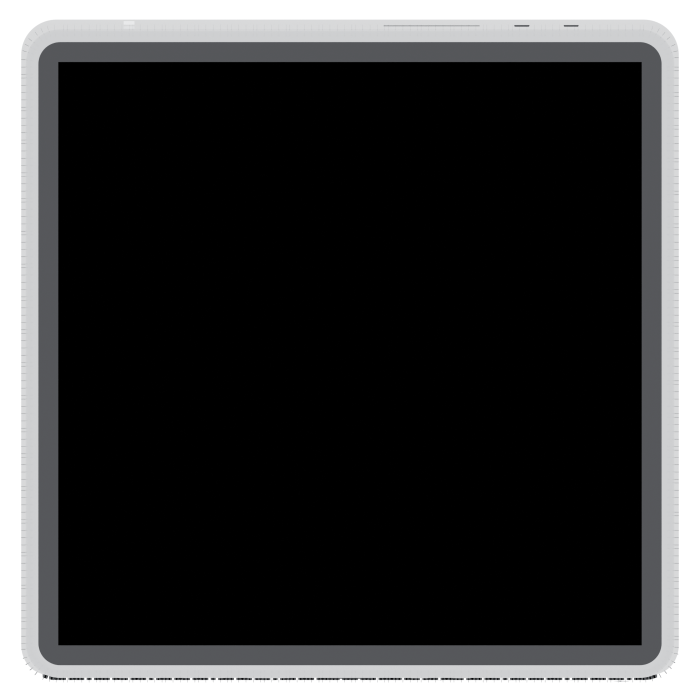
#> input picture renders/ortho/bottom.png, 1400 x 1400 px, given in place of apple_hw_back.jpg, which was not available (shown at 1/2 size)
$ python glyph_sheet.py
#> lines starting #> are read from the running program, lines starting #| are printed output that depends on the picture; after the words box and inside, x2 and y2 are one past the last pixel; in counts of white or black regions, pixels touching at a corner belong together; pictures that were not available may be replaced by others from this repository, and a replacement may not be noted
### tools/verify_spec.py
#!/usr/bin/env python3
"""Measure every panel feature from the Apple photos and diff it against the spec.

This is the acceptance test for the model. It is not a report: it exits
non-zero if any measured feature is more than `tol` mm from what
blender/mac_studio_spec.py claims, so a regression in the model cannot pass
silently.

Calibration, which everything else rests on
-------------------------------------------
* scale comes from the chassis WIDTH (197 mm), never from the height;
* the chassis box is 197:95, so the pixel height follows from the pixel width;
* the top edge is the strongest brightness gradient in the first 3% of the
  frame - in the rear shot the strongest edge up there is the top of the
  perforated field, not the top of the machine, so an unrestricted search
  picks the wrong line by 4 mm;
* the x origin is then VERIFIED, not assumed: the perforated field is a
  rectangle centred on the machine, and this measures its centre to land on
  98.50 mm from the left edge. Anything other than a few tenths of a
  millimetre means the origin is wrong and every x below is wrong with it.

Two bugs this replaced are worth naming, because both produced numbers that
looked entirely self-consistent:

* a component pass reported columns relative to its cropped window without
  adding the window origin back, shifting every connector 7.9 mm toward the
  centre while leaving all the gaps between them correct;
* mm/px was derived from a detected height that included the contact shadow,
  inflating every vertical measurement by 1.1%.
"""
import math
import os
import sys

import numpy as np
from PIL import Image

HERE = os.path.dirname(os.path.abspath(__file__))
ROOT = os.path.abspath(os.path.join(HERE, ".."))
sys.path.insert(0, os.path.join(ROOT, "blender"))
REF = os.path.join(ROOT, "reference")

import mac_studio_spec as S   # noqa: E402
from compare_render import (otsu, largest_blob_fraction, autocorr_peak,
                            stagger_fraction, row_pitch_profile)  # noqa: E402

W_MM, H_MM = 197.0, 95.0
# Tolerance is stated in millimetres, which is the unit the photographs can
# actually resolve. It must be converted for anything reported in centimetres:
# leaving TOL at 0.9 and comparing it against centimetre values silently widens
# the gate to 9 mm, which is wider than the error this file exists to catch.
TOL_MM = 0.9
TOL_CM = TOL_MM / 10.0
SHOTS = {
    "front": dict(file="apple_static_front.jpg", width_px=1392, x0=4, y0=6),
    "rear": dict(file="apple_hw_back.jpg", width_px=1305, x0=4, y0=6),
}


def load(kind):
#> called with kind = 'rear'
    s = SHOTS[kind]
    g = np.asarray(Image.open(os.path.join(REF, s["file"])).convert("L"),
                   dtype=np.float32)
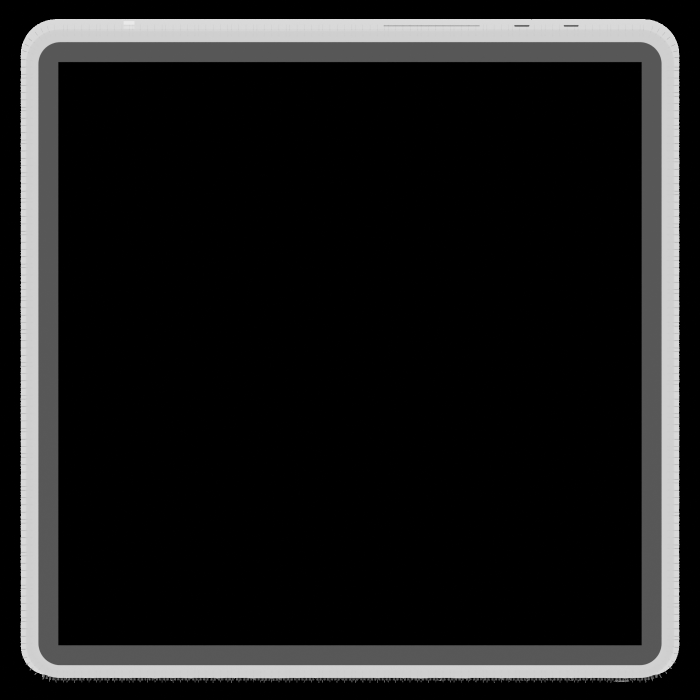
#> g: shape (1400, 1400) float32 (shown at 1/2 size); min 0, max 234, mean 28.1
    s["sx"] = W_MM / s["width_px"]
    s["g"] = g
    return s


# [28 lines left out: function components, not called in this run]


class Check(object):
    # [11 lines left out: functions __init__, mm_x, not called in this run]

    def mm_top(self, row):
        return (row - self.s["y0"]) * self.s["sx"]

    def z_cm(self, row):
        return (H_MM - self.mm_top(row)) / 10.0

    # [536 lines left out: functions add, emit, check_chassis, check_rear, measure_led, check_band and 8 more, not called in this run]


# [2 lines that do not run on import are left out]

### tools/compare_render.py
#!/usr/bin/env python3
"""Offline renderer + comparison harness for the Mac Studio model.

Why this exists
---------------
Blender cannot start in this environment: it crashes inside Metal's GPU backend
detection before any Python runs, so `build_mac_studio.py` cannot be executed
here. Rather than verify the model by reading the code back, this renders the
model's geometry directly from the SAME spec module the Blender build imports
(blender/mac_studio_spec.py) and lays it beside Apple's photograph.

That is a stronger check than eyeballing a Cycles render anyway: both images
are reduced to a common chassis box, so anything that differs is a real
difference in the model rather than a framing or lens difference.

Method
------
Signed-distance-field ray march, orthographic, one view per elevation. The
perforations are not marched — at a 1.57 mm pitch there are ~3,300 holes on the
rear field alone and marching them is hopeless. Instead the recessed floor is
detected from the hit point and the regular lattice is evaluated in 2-D at the
hit, which is what the eye actually reads.

Usage:
    python3 tools/compare_render.py front rear
    python3 tools/compare_render.py all
"""
import math
import os
import sys
import time

import numpy as np
from PIL import Image

HERE = os.path.dirname(os.path.abspath(__file__))
ROOT = os.path.abspath(os.path.join(HERE, ".."))
sys.path.insert(0, os.path.join(ROOT, "blender"))

import mac_studio_spec as S   # noqa: E402

REF = os.path.join(ROOT, "reference")
OUT = os.path.join(ROOT, "renders", "compare")

F = np.float32


# ------------------------------------------------------------------ SDF utils
# [18 lines left out: functions sd_round_rect2, sd_box, not called in this run]


def sd_round_box(p, b, r):
    return sd_box(p, np.array(b, dtype=np.float64) - r) - r


# [4 lines left out: function smax, not called in this run]


def smin(a, b, k):
    h = np.clip(0.5 + 0.5 * (b - a) / k, 0.0, 1.0)
    return b + (a - b) * h + k * h * (1.0 - h)


# ------------------------------------------------------------------ the model
# [400 lines left out: functions sdf_body, sdf_ac_inlet, sdf_shell, sdf_feet, sdf_internals, march and 8 more, not called in this run]


# ------------------------------------------------------------- the icon glyphs
def _poly_inside(px, pz, pts):
    """Even-odd crossing test for a closed polygon, vectorised over px/pz."""
    inside = np.zeros(np.shape(px), dtype=bool)
    n = len(pts)
    for i in range(n):
        ax, az = pts[i]
        bx, bz = pts[(i + 1) % n]
        straddles = (az > pz) != (bz > pz)
        if not straddles.any():
            continue
        t = np.where(straddles, (pz - az) / np.where(bz == az, 1e-12, bz - az), 0.0)
        inside ^= straddles & (px < ax + t * (bx - ax))
    return inside


def _seg_dist(px, pz, x0, z0, x1, z1):
    """Distance from each point to the segment (x0,z0)-(x1,z1)."""
    dx, dz = x1 - x0, z1 - z0
    L2 = dx * dx + dz * dz
    if L2 < 1e-18:
        return np.hypot(px - x0, pz - z0)
    t = np.clip(((px - x0) * dx + (pz - z0) * dz) / L2, 0.0, 1.0)
    return np.hypot(px - (x0 + t * dx), pz - (z0 + t * dz))


def glyph_mask(x, z, name=None, supersample=3):
    """The engraved marks, True where a glyph is.

    Reads S.ICON_GLYPHS - the same table the Blender build reads - so the
    checked image and the model are two renderings of one description. Values
    are model-space centimetres; the glyph is placed at (ICON_GLYPH_X, ICON_Z).
    """
    x = np.asarray(x, dtype=np.float64)
    z = np.asarray(z, dtype=np.float64)
    out = np.zeros(np.broadcast(x, z).shape, dtype=bool)
    names = [name] if name else sorted(S.ICON_GLYPHS)
    for g in names:
        cx, cz = S.ICON_GLYPH_X[g], S.ICON_Z
        for part in S.ICON_GLYPHS[g]:
            acc = np.zeros(out.shape, dtype=bool)
            if part[0] == "poly":
                pts = [(px + cx, pz + cz) for px, pz in part[1]]
                acc = _poly_inside(x, z, pts)
            elif part[0] == "stroke":
                _, x0, z0, x1, z1, hw = part
                acc = _seg_dist(x, z, cx + x0, cz + z0, cx + x1, cz + z1) <= hw
            elif part[0] == "disc":
                _, px, pz, r = part
                acc = (x - (cx + px)) ** 2 + (z - (cz + pz)) ** 2 <= r * r
            elif part[0] == "arc":
                _, px, pz, r, hw, a0, a1 = part
                ax, az = cx + px, cz + pz
                rad = np.hypot(x - ax, z - az)
                th = (np.degrees(np.arctan2(z - az, x - ax)) - a0) % 360.0
                acc = ((np.abs(rad - r) <= hw)
                       & (th <= (a1 - a0) % 360.0))
            else:
                raise ValueError("unknown icon primitive %r" % (part[0],))
            out |= acc
    return out


# [163 lines left out: function shade, not called in this run]


# --------------------------------------------------------------------- views
VIEWS = {
    # name: (ray direction, image right axis, image up axis, ref image)
    "front": (np.array([0.0, 1.0, 0.0]), np.array([1.0, 0.0, 0.0]),
              np.array([0.0, 0.0, 1.0]), "apple_static_front.jpg"),
    "rear": (np.array([0.0, -1.0, 0.0]), np.array([-1.0, 0.0, 0.0]),
             np.array([0.0, 0.0, 1.0]), "apple_hw_back.jpg"),
    "side": (np.array([1.0, 0.0, 0.0]), np.array([0.0, 1.0, 0.0]),
             np.array([0.0, 0.0, 1.0]), None),
    "top": (np.array([0.0, 0.0, -1.0]), np.array([1.0, 0.0, 0.0]),
            np.array([0.0, 1.0, 0.0]), None),
    "bottom": (np.array([0.0, 0.0, 1.0]), np.array([1.0, 0.0, 0.0]),
               np.array([0.0, -1.0, 0.0]), None),
}


# [94 lines left out: functions render, model_chassis_box, not called in this run]


def to_pil(arr):
    return Image.fromarray((arr * 255).astype(np.uint8))


# ---------------------------------------------------------------- comparison
# [279 lines left out: functions chassis_box, normalise_ref, overlay, _panel_level, otsu, is_lighting_falloff and 2 more, not called in this run]


CUT_PREFIX = "cut_"


# [241 lines left out: functions regions, web_runs, region_report, compare, main, not called in this run]


# [2 lines that do not run on import are left out]

### tools/glyph_sheet.py
#!/usr/bin/env python3
"""One glyph, photo over model, at the same scale.

Reading an 11x16 px glyph out of a character map is guesswork, so each glyph
gets an image instead: Apple's photograph on top, the model's own geometry
rasterised from S.ICON_GLYPHS below it, same crop, same scale, same pixel
grid. A rear view mirrors the model, so the model side is drawn at -x; that is
why the two halves line up and why the bolt leans the way it does.
"""
import os
import sys

import numpy as np
from PIL import Image, ImageDraw

HERE = os.path.dirname(os.path.abspath(__file__))
ROOT = os.path.abspath(os.path.join(HERE, ".."))
sys.path.insert(0, HERE)
sys.path.insert(0, os.path.join(ROOT, "blender"))

import mac_studio_spec as S                                # noqa: E402
from compare_render import glyph_mask                      # noqa: E402
from verify_spec import load                               # noqa: E402

OUT = os.path.join(ROOT, "renders", "compare")
W_MM, H_MM = 197.0, 95.0
ZOOM = 18
HALF_MM = 3.4

GLYPHS = ["thunderbolt", "ethernet", "usb", "hdmi", "headphone"]


def stretch(a, lo_p=0.5, hi_p=99.5):
    lo, hi = np.percentile(a, lo_p), np.percentile(a, hi_p)
    if hi - lo < 1e-6:
        return np.zeros_like(a)
    return np.clip((a - lo) / (hi - lo), 0.0, 1.0)


def main():
    only = sys.argv[1:] or GLYPHS
    s = load("rear")
#> s = 6 items
    g, sx, x0, y0 = s["g"], s["sx"], s["x0"], s["y0"]
#> sx = 0.151; x0 = 4; y0 = 6

    for name in only:
        cx_cm = S.ICON_GLYPH_X[name]
        cx_mm = 98.5 - cx_cm * 10
        cy_mm = H_MM - S.ICON_Z * 10
        ix0 = x0 + int(round((cx_mm - HALF_MM) / sx))
        ix1 = x0 + int(round((cx_mm + HALF_MM) / sx))
        iy0 = y0 + int(round((cy_mm - HALF_MM) / sx))
        iy1 = y0 + int(round((cy_mm + HALF_MM) / sx))
        photo = stretch(g[iy0:iy1 + 1, ix0:ix1 + 1])

        # the model's marks on the SAME grid, mirrored because a rear view is
        # a mirror: an image column c is model x = cx_mm - (c - col_centre)*mm
        cols = np.arange(ix0, ix1 + 1) - x0
        rows = np.arange(iy0, iy1 + 1) - y0
        mcol, mrow = np.meshgrid(cols, rows)
        mx = 9.85 - mcol * sx / 10.0
        mz = (H_MM - mrow * sx) / 10.0
        model = glyph_mask(mx, mz, name=name)

        h, w = photo.shape
        sheet = Image.new("RGB", (w * ZOOM, 2 * h * ZOOM + 10), (255, 255, 255))
        top = Image.fromarray((photo * 255).astype(np.uint8)).convert("RGB")
        bot = Image.fromarray(((~model) * 255).astype(np.uint8)).convert("RGB")
        sheet.paste(top.resize((w * ZOOM, h * ZOOM), Image.LANCZOS), (0, 0))
        sheet.paste(bot.resize((w * ZOOM, h * ZOOM), Image.NEAREST), (0, h * ZOOM + 10))
        d = ImageDraw.Draw(sheet)
        d.rectangle([0, 0, w * ZOOM - 1, h * ZOOM - 1], outline=(30, 30, 30))
        d.rectangle([0, h * ZOOM + 10, w * ZOOM - 1, 2 * h * ZOOM + 9],
                    outline=(30, 30, 30))
        d.text((6, 6), "apple_hw_back.jpg  x%g" % ZOOM, fill=(20, 20, 120))
        d.text((6, h * ZOOM + 16), "model ICON_GLYPHS  x%g" % ZOOM, fill=(120, 20, 20))

        p = os.path.join(OUT, "glyph_%s.png" % name)
        sheet.save(p)
        print("%-13s %s  %dx%d  crop %.1f mm" % (name, p, w * ZOOM,
                                                 2 * h * ZOOM + 10, w * sx))
#> this loop made 5 passes
#> (ix0, ix1) on passes 1, 2, 5: (280, 325), (472, 518), (1080, 1125)
#> (ix0, ix1) on passes 3 to 4: (813, 859), (970, 1015)
#| thunderbolt   renders/compare/glyph_thunderbolt.png  828x1666  crop 6.9 mm
#| ethernet      renders/compare/glyph_ethernet.png  846x1666  crop 7.1 mm
#| usb           renders/compare/glyph_usb.png  846x1666  crop 7.1 mm
#| hdmi          renders/compare/glyph_hdmi.png  828x1666  crop 6.9 mm
#| headphone     renders/compare/glyph_headphone.png  828x1666  crop 6.9 mm
#> pass 1, in main, `photo = stretch(g[iy0:iy1 + 1, ix0:ix1 + 1])`:
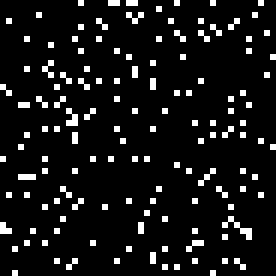
#> photo: shape (46, 46) float32 (shown 6 times larger); values 0 (black) and 1 (white), 8.5% white in thin lines or dots
#> pass 1, in main, `mz = (H_MM - mrow * sx) / 10.0`:
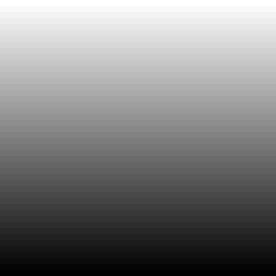
#> mz: shape (46, 46) float64 (shown 6 times larger); min 3.13, max 3.81, mean 3.47; drawn with min black and max white
#> pass 1, in main, `model = glyph_mask(mx, mz, name=name)`:
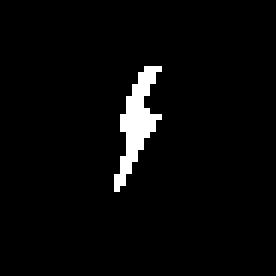
#> model: shape (46, 46) bool (shown 6 times larger); 3.2% white; 1 white region, box (x1, y1, x2, y2) and area: (19, 11, 27, 32) 68
#> after the loop:
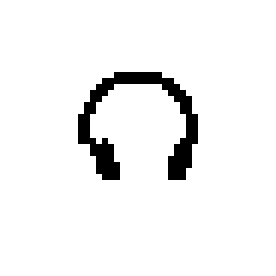
#> bot: PIL image 46x46 RGB (shown 6 times larger); 94.8% white; black in thin lines or dots, all inside (x1, y1, x2, y2) = (13, 12, 33, 30)
#> after the loop:
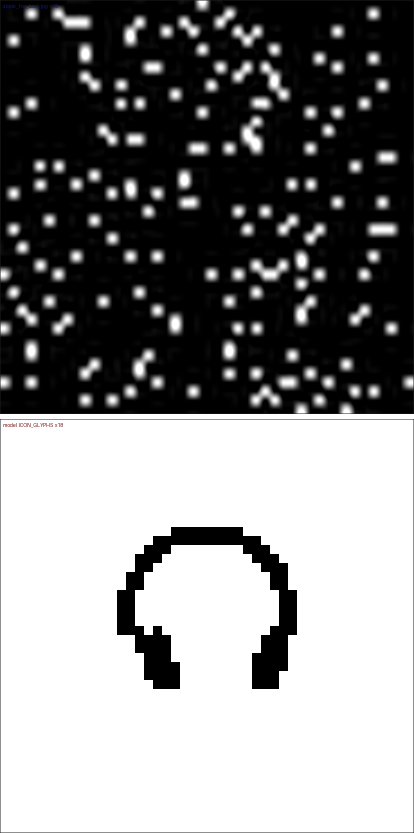
#> sheet: PIL image 828x1666 RGB (shown at 1/2 size); mean R, G, B 134.6, 134.6, 134.6
#> after the loop:
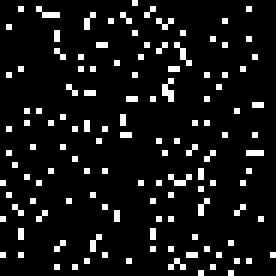
#> top: PIL image 46x46 RGB (shown 6 times larger); 8.3% white in thin lines or dots


if __name__ == "__main__":
    main()
